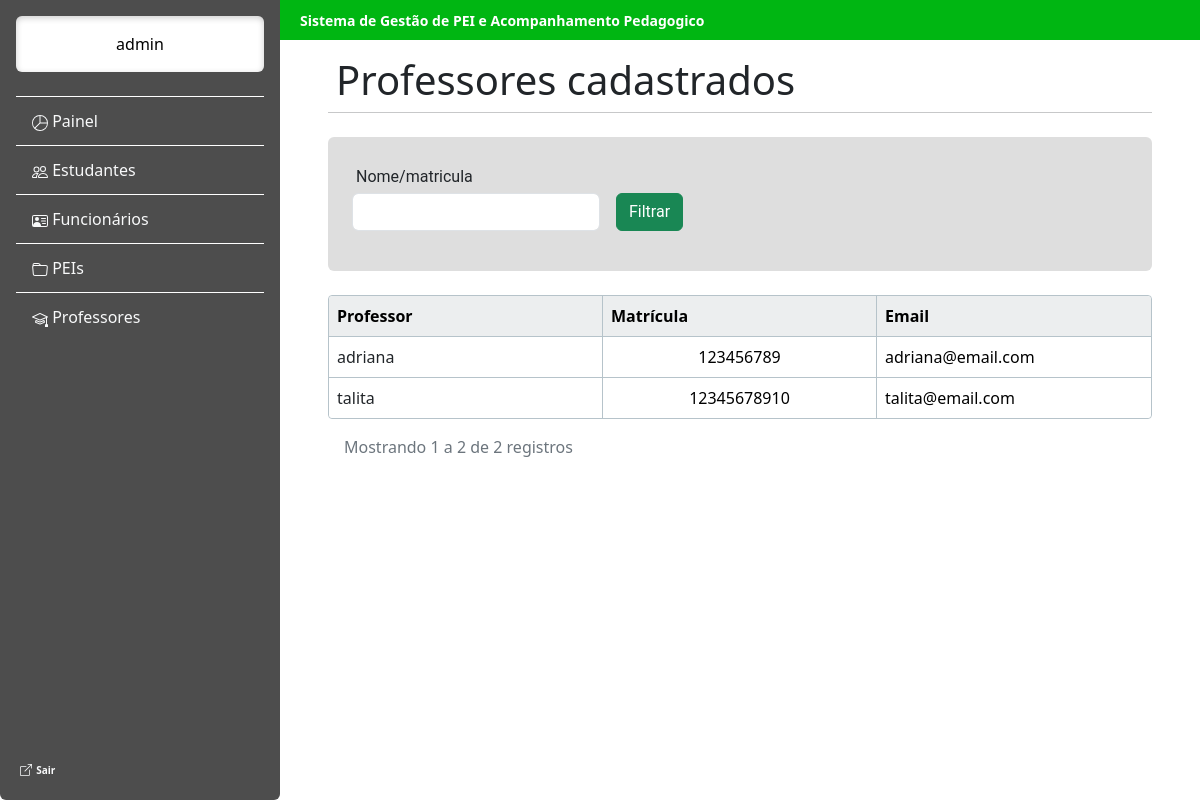
/estudante/professor_cadastrado/ (signed in), run on the app's committed database.
### estudante/models.py (models this page shows, shortened)
class Usuario(AbstractUser):
    cpf = models.CharField(max_length=255, unique=True)

class Professor(models.Model):
    cpf = models.CharField(max_length=255, unique=True)
    nome = models.CharField(max_length=255)
    matricula = models.CharField(max_length=255, primary_key=True)
    data_de_nascimento = models.DateField()
    email = models.EmailField()
    telefone = models.CharField(max_length=255)

### estudante/views.py (the view)
# urls.py: path("professor_cadastrado/", views.professor_cadastrado, name="professor_cadastrado"),
@login_required(login_url="login1")
def professor_cadastrado(request):
    professor = Professor.objects.all().order_by("nome")
    filtro = request.GET.get("filtro", "").strip()
    if filtro:
        professor = professor.filter(Q(nome__icontains=filtro) | Q(matricula__icontains=filtro))
    matricula = request.GET.get("professor")
    paginas = Paginator(professor,
                        9)  # isso aqui faz a divisão da quantidade de professores em tabelas de 9 em 9, ou menos
    pagina = request.GET.get(
        "page")  # isso aqui é para saber qual paginas entre, as divisões feitas, foi pedida pelo user
    professor = paginas.get_page(pagina)  # coloca os estudantes divididos na variavel estudante
    professor_selecionado = None
    if matricula:
        professor_selecionado = Professor.objects.get(matricula=matricula)
    dicionario = {"professores": professor, 'nome_usuario': request.user.first_name,
                  "professor_selecionado": professor_selecionado, "filtro": filtro}
    return render(request, "professores_cadastrados.html", dicionario)

### estudante/templates/professores_cadastrados.html (shortened to what this page needs)
<!doctype html>
<html lang="pt-BR">
<head>
</head>
<body>
    {% include 'barra_lateral.html' %}
    <main class="flex-grow-1 p-5">
        <div class="topbar fw-bold" style=" background-color: #00B612; color: #ffffff; font-size: 14px;">
            Sistema de Gestão de PEI e Acompanhamento Pedagogico
        </div>
<div class="display-6 p-2">
            Professores cadastrados
        </div>
        <hr class="w-100  m-0 p-0 border-dark">
        <br>
        <form method="get" class="bg-cinza w-100 p-4 rounded">
            <div class="p-1">Nome/matricula</div>
            <div class="row g-3 mb-3">
                <div class="col-md-4"><input name="filtro" value="{{ filtro }}"  class="form-control"></div>
                <div class="col-md-3"><button type="submit" class="btn btn-success">Filtrar</button></div>
            </div>
        </form>
        <br>
        <table class="table w-100 mb-0 tabela-customizada">
            <thead>
                <tr>
                    <th class="p-2">Professor</th>
                    <th class="p-2">Matrícula</th>
                    <th class="p-2">Email</th>
                </tr>
            </thead>
            <tbody>
            {% if professores%}
                {% for professor in professores %}
                    <tr>
                        <td class="p-2"> <a href="{% url 'professor_cadastrado' %}?page={{ professores.number }}&professor={{ professor.matricula }}&filtro={{ filtro }}" class="link-dark text-decoration-none">
                                            {{ professor.nome }}
                                        </a></td>
                        <td class="text-center p-2">{{ professor.matricula }}</td>
                        <td class="p-2">{{ professor.email}}</td>
                    </tr>
                {% endfor %}
            {% else %}
                 <tr>
                    <td>
                    Nenhum professor encontrado
                    </td>
                 </tr>
            {% endif %}
            </tbody>
        </table>
        <div class="d-flex justify-content-between align-items-center p-3">
            <div class="text-secondary">
                Mostrando {{professores.start_index}} a {{professores.end_index}} de {{ professores.paginator.count }} registros
            </div>
        </div>
        <br>
    </main>
</body>
</html>

### estudante/templates/barra_lateral.html (shortened to what this page needs)
<!DOCTYPE html>
<html lang="pt-BR">
<head>
    <link href="https://cdn.jsdelivr.net/npm/bootstrap@5.3.8/dist/css/bootstrap.min.css" rel="stylesheet">
</head>
<body>
    <div class="barra-lateral d-flex flex-column flex-shrink-0 p-3 vh-100 rounded-bottom">
        <a class="nav-link text-center text-black rounded bg-white p-3" style="box-shadow: inset 0 2px 6px rgba(0,0,0,0.2);" > {{ nome_usuario }} </a>
        <br>
        <ul class="barra-lateral-link nav nav-pills flex-column mb-auto">
            <li class="nav-item">
                <a href="/estudante/painel_administrador/#" class="nav-link link-light" aria-current="page">
                    <svg xmlns="http://www.w3.org/2000/svg" width="16" height="16" fill="currentColor" class="bi bi-pie-chart" viewBox="0 0 16 16">
                      <path d="M7.5 1.018a7 7 0 0 0-4.79 11.566L7.5 7.793zm1 0V7.5h6.482A7 7 0 0 0 8.5 1.018M14.982 8.5H8.207l-4.79 4.79A7 7 0 0 0 14.982 8.5M0 8a8 8 0 1 1 16 0A8 8 0 0 1 0 8"/>
                    </svg>
                    Painel
                </a>
            </li>
            <li>
                <a href="/estudante/gerenciar_estudante/#" class="nav-link link-light">
                    Estudantes
                </a>
            </li>
            <li>
                <a href="/estudante/gerenciar_funcionario/#" class="nav-link link-light">
                    Funcionários
                </a>
            </li>
            <li>
                <a href="/estudante/gerenciar_pei/#" class="nav-link link-light">
                    PEIs
                </a>
            </li>
            <li>
                <a href="/estudante/gerenciar_professor/#" class="nav-link link-light">
                    Professores
            </a>
            </li>
        </ul>
        <div class="mt-auto">
            <a href="{% url 'sair' %}" class="nav-link link-light p-1">
                <strong class="txt-ot"> Sair </strong>
            </a>
        </div>
    </div>
</body>
</html>

### estudante/templates/barra_lateral.html (style rules this page uses)
.txt-ot { font-size: 10px; }
main { margin-left: 280px; padding: 20px; }
.barra-lateral { position: fixed; top: 0; left: 0; width: 280px; height: 100vh; background-color: #4D4D4D; color: white; }
.barra-lateral-link .nav-link { color: white; border-top: 1px solid white; border-radius: 0; padding: 12px 16px; }
.topbar { position: fixed; top: 0; left: 280px; right: 0; height: 40px; background: #00B612; color: white; display: flex; align-items: center; padding: 0 20px; z-index: 1000; }
.tabela-customizada { width:100%; table-layout:fixed; border-collapse:separate; border-spacing:0; border: 1px solid #B6C3CA; border-radius:4px; }
.tabela-customizada td, .tabela-customizada th { border-right: 1px solid #B6C3CA; vertical-align:middle; white-space:nowrap; overflow:hidden; text-overflow:ellipsis; }
.tabela-customizada thead th { background:#ECEEEF; border-right: 1px solid #B6C3CA; border-bottom: 1px solid #B6C3CA; font-weight:600; }
.tabela-customizada thead th:first-child { border-top-left-radius:4px; }
.tabela-customizada thead th:last-child { border-top-right-radius:4px; }
.tabela-customizada tbody tr:last-child td:first-child { border-bottom-left-radius:4px; }
.tabela-customizada tbody tr:last-child td:last-child { border-bottom-right-radius:4px; }
.tabela-customizada th:last-child, .tabela-customizada td:last-child { border-right: none; }
.tabela-customizada tbody tr:last-child td { border-bottom: none; }
.bg-cinza { background-color: #DEDEDE; font-family: 'Roboto', sans-serif; }

### data on the page
Usuario: first_name "admin"
Professor: nome "adriana", matricula "123456789", email "adriana@email.com"
Professor: nome "talita", matricula "12345678910", email "talita@email.com"

### other printed values
{{ professores.start_index }} "1"
{{ professores.end_index }} "2"
{{ professores.paginator.count }} "2"
